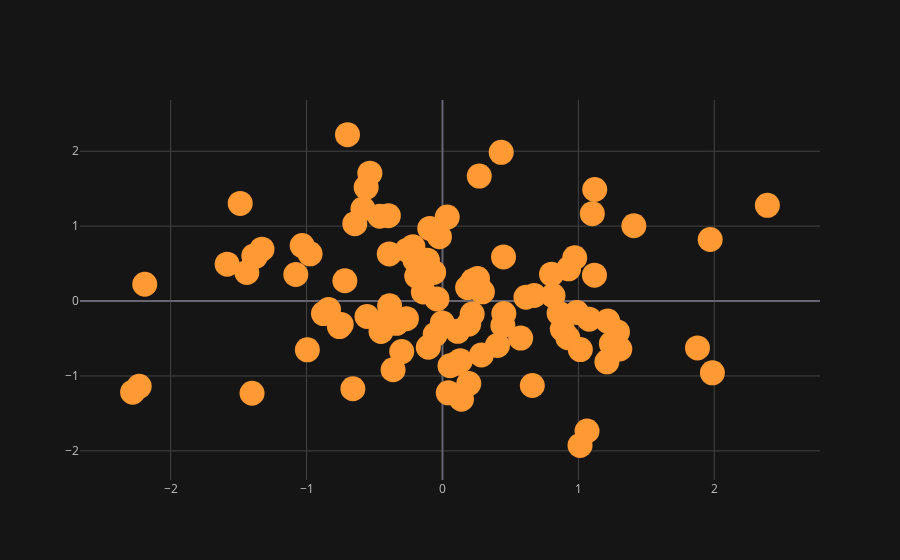

Source (notebook cell):
### Code cell
df.iplot(x='A',y='B',mode='markers',size=25)
